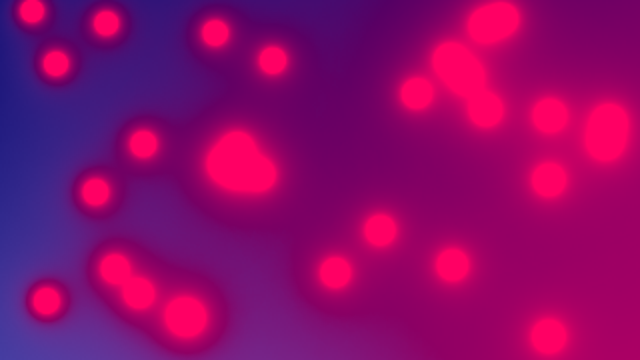
Frame 1 (no input)
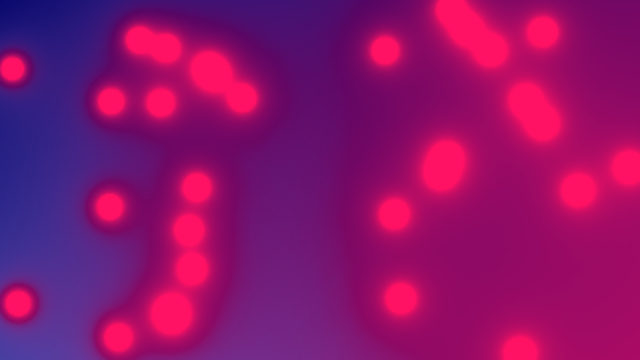
Frame 60 (the mouse pressed at the canvas centre just before this capture)
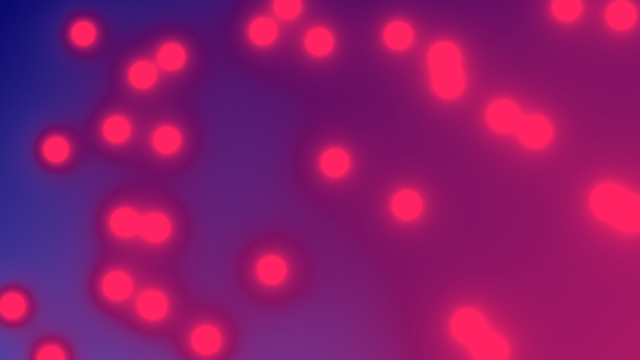
Frame 120 (the mouse held since frame 60 and released just before this capture)

The Processing sketch that drew these frames (run headless with seeded random() and noise(); from frame 60 on, the mouse is pressed at the canvas centre):

// Processing sketch: processing_154529
// ── processing_154529.pde

int DISPLAY_WIDTH = 320;
int DISPLAY_HEIGHT = 180;
int numBlobs = 30;
Blob blobs[] = new Blob[numBlobs];

PGraphics pg;
int num = 0;
boolean flag = false;

void setup() 
{
  //size(DISPLAY_WIDTH*2, DISPLAY_HEIGHT*2);
  size(640,360); //16:9
 
  colorMode(HSB,255);
  
  pg = createGraphics(DISPLAY_WIDTH, DISPLAY_HEIGHT);
  
  for (int i=0; i<numBlobs; i++) 
  {
    blobs[i] = new Blob(random(DISPLAY_WIDTH),random(DISPLAY_HEIGHT),random(-.7,.7),random(-.7,.7));
  }
}

void draw() 
{
  for (int i=0; i<numBlobs; ++i) 
  {
    blobs[i].update();
  }
  
  pg.beginDraw();
  pg.loadPixels();
  
  if(num>360*6)flag = true;
  if(num<0)flag = false;
  
  if(flag == false){
    num++;
  }else{
    num--;
  }
  
    for (int y=0; y<DISPLAY_HEIGHT; y++) 
    {
      for (int x=0; x<DISPLAY_WIDTH; x++) 
      {
        int m = 1;
        
        for (int i=0; i <numBlobs; i++) 
        {
          m += 20000 / (blobs[i].bx[x] + blobs[i].by[y] + 1);
        }
       
       pg.pixels[x+y*pg.width] = color(num*.05, m+x, (x+m+y)/3)+100; 
       // pg.pixels[x+y*pg.width] = color(50, m+x, (x+m+y)/3)+100;
       //pg.pixels[x+y*pg.width] = color(0, 0, m);
       
      }
    }
    
  pg.updatePixels();
  pg.endDraw();

  image(pg, 0, 0, width, height); 
}

class Blob 
{
  float x,y;
  float vx,vy; 
  int[] bx,by;
  
  Blob(float x, float y, float vx, float vy) 
  {
    this.x = x;
    this.y = y;
    this.vx = vx;
    this.vy = vy;
    this.bx = new int[DISPLAY_WIDTH];
    this.by = new int[DISPLAY_HEIGHT];
  }

  void update() 
  {
    x+=vx;
    y+=vy;
    
    if (x<0 || x>DISPLAY_WIDTH) vx=-vx;
    if (y<0 || y>DISPLAY_HEIGHT) vy=-vy;
    
    for (int i=0; i<DISPLAY_WIDTH; i++) bx[i] = int((x-i)*(x-i));
    for (int i=0; i<DISPLAY_HEIGHT; i++) by[i] = int((y-i)*(y-i)); 
  }
}
